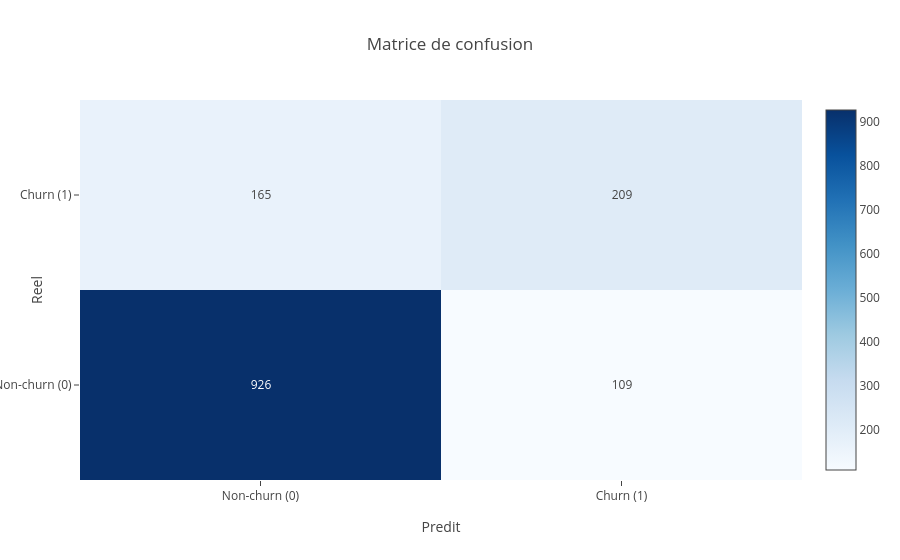

The code cell stored with this chart in its notebook:
### Code cell
best_model_name = metrics['AUC-ROC'].idxmax()
best_pipeline = trained[best_model_name]
print('Meilleur modèle :', best_model_name)
eval_mod.confusion_matrix_figure(y_test, models_proba[best_model_name], threshold=0.5)

### Figure 1 — Plotly figure (JSON) as saved in the notebook; plotly's stock layout.template omitted (floating-point values rounded to 4 significant figures)
{"data": [{"colorscale": [[0.0, "rgb(247,251,255)"], [0.125, "rgb(222,235,247)"], [0.25, "rgb(198,219,239)"], [0.375, "rgb(158,202,225)"], [0.5, "rgb(107,174,214)"], [0.625, "rgb(66,146,198)"], [0.75, "rgb(33,113,181)"], [0.875, "rgb(8,81,156)"], [1.0, "rgb(8,48,107)"]], "text": [[926, 109], [165, 209]], "texttemplate": "%{text}", "type": "heatmap", "x": ["Non-churn (0)", "Churn (1)"], "y": ["Non-churn (0)", "Churn (1)"], "z": [[926, 109], [165, 209]]}], "layout": {"title": {"text": "Matrice de confusion"}, "xaxis": {"title": {"text": "Predit"}}, "yaxis": {"title": {"text": "Reel"}}}}
